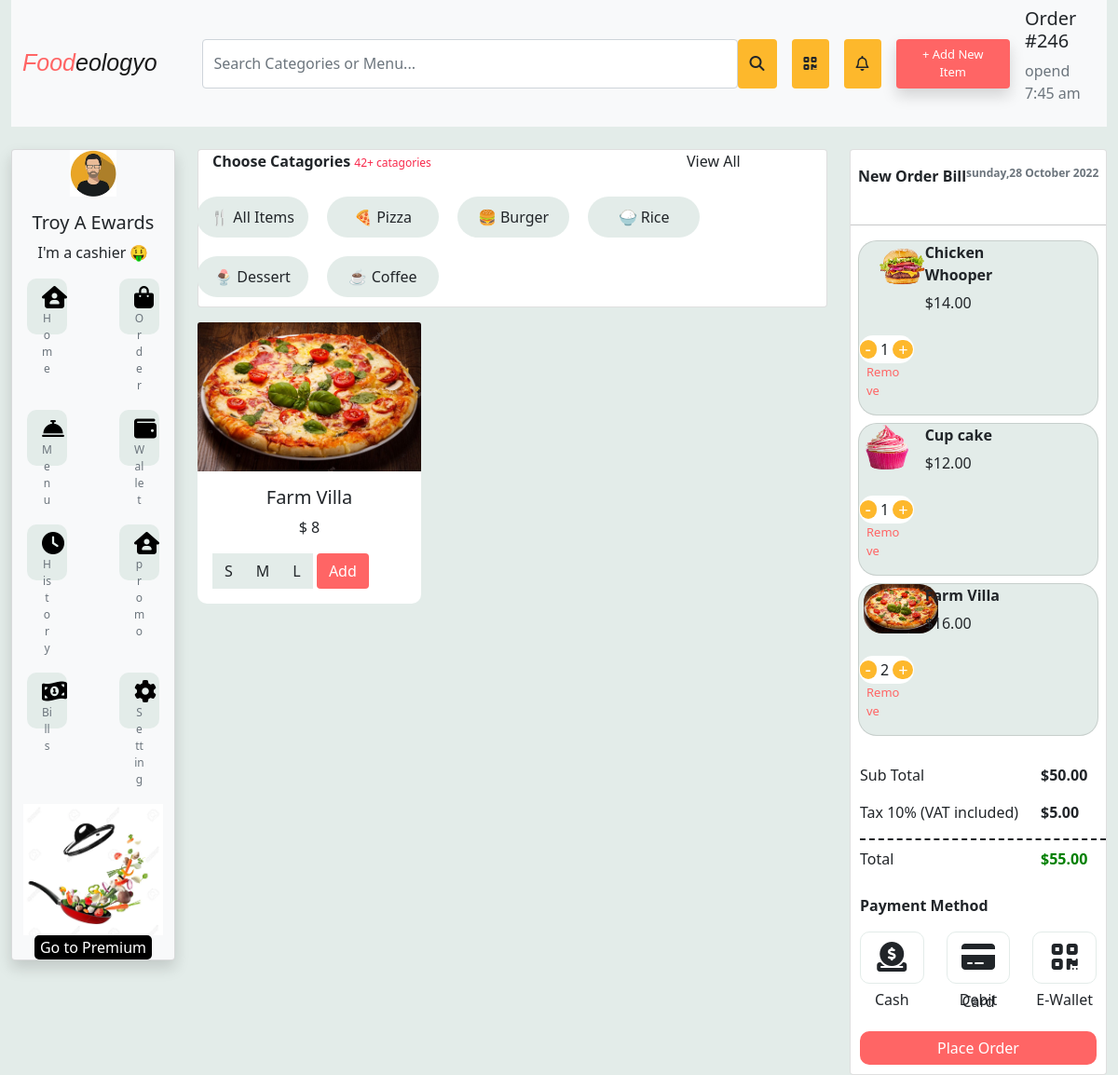
The app's page /?catagories=1 with its own data.
### food/models.py (models this page shows, shortened)
class Cat(models.Model):
    catagory= models.CharField(max_length=20)

class Item(models.Model):
    img= models.ImageField(upload_to='images')
    name= models.CharField(max_length=30)
    price= models.IntegerField()
    s_price= models.IntegerField()
    m_price= models.IntegerField()
    l_price= models.IntegerField()
    items= models.ForeignKey(Cat, on_delete=models.CASCADE)

### food/views.py (the view)
# urls.py: path("",views.index, name='index'),
def index(request):
    item_objects= Item.objects.all()
    cat= Cat.objects.all()
    CATID= request.GET.get('catagories')
    if CATID:
        item_objects= Item.objects.filter(items= CATID)
    else:
        item_objects= Item.objects.all()
    item_title= request.GET.get('search')
    if item_title != '' and item_title is not None:
        item_objects= item_objects.filter(name__icontains= item_title)
    return render(request,'food/index.html',{'item_objects':item_objects, 'cat':cat})

### food/templates/food/index.html (shortened to what this page needs)
{% load static %}
<!doctype html>
<html lang="en">
<head>
  <link href="https://cdn.jsdelivr.net/npm/bootstrap@5.1.3/dist/css/bootstrap.min.css" rel="stylesheet"
>
  <link rel="stylesheet" href="{% static 'food/css/index.css' %}">
</head>
<body>
  <div class="container-fluid">
    <nav class="navbar navbar-expand-lg navbar-light bg-light">
      <div class="container-fluid">
        <a class="navbar-brand me-5" href="{% url 'index' %}"><span class="c1"><i>Food</i></span><span
            class="c2"><i>eologyo</i></span></a>
        <div class="collapse navbar-collapse" id="navbarSupportedContent">
          <form class="d-flex">
            <input class="form-control " method="get" size="100" type="search" name="search" placeholder="Search Categories or Menu..."
              aria-label="Search">
            <button class="btn " style="background-color: #fdb82c" type="submit"><i class="fas fa-search"></i></button>
            <button class="btn mx-3" style="background-color: #fdb82c" type="submit"><i
                class="fas fa-qrcode"></i></button>
            <button class="btn " style="background-color: #fdb82c" type="submit"><i class="far fa-bell"></i></button>
            <button class="btn mx-3 shadow" style="background-color: #ff6565; color: white; font-size: 13px;width: 20%;"
              type="button">+ Add New Item</i></button>
          </form>
        </div>
        <div class="ml-5">
          <h5>Order #246</h5>
          <p class="text-muted ">opend 7:45 am</div>
        </div>
      </div>
  <br>
  <div class="container-fluid">
    <div class="row">
      <div class="col-md-2">
        <div class="card shadow  bg-light">
          <div>
            <center class="mb-3"><img class="c4" src="{% static 'food/images/avatar1.png' %}" alt=""></center>
            <center>
              <h5>Troy A Ewards</h5>
              <p>I'm a cashier 🤑</p>
            </center>
          </div>
          <div class="row mb-3">
            <div class="col-md-6">
              <div class="mx-3 ">
                <button class="btn-lg c5" type="submit">
                  <i class="fa-solid fa-house-user fa-2x"></i>
                  <div class="text-muted">
                    <p>Home</p>
                  </div>
                </button>
              </div>
            </div>
            <div class="col-md-6">
              <div class="mx-3 ">
                <button class="btn-lg c5" type="submit">
                  <i class="fa-solid fa-bag-shopping fa-2x"></i>
                    <p class="text-muted">Order</p>
                </button>
              </div>
            </div>
          </div>
          <div class="row mb-3">
            <div class="col-md-6">
              <div class="mx-3 ">
                <button class="btn-lg c5" type="submit">
                  <i class="fa-solid fa-bell-concierge fa-2x"></i>
                  <div class="text-muted">
                    <p>Menu</p>
                  </div>
                </button>
              </div>
            </div>
            <div class="col-md-6">
              <div class="mx-3 ">
                <button class="btn-lg c5" type="submit">
                  <i class="fa-solid fa-wallet fa-2x"></i>
                  <div class="text-muted">
                    <p>Wallet</p>
                  </div>
                </button>
              </div>
            </div>
          </div>
          <div class="row mb-3">
            <div class="col-md-6">
              <div class="mx-3 ">
                <button class="btn-lg c5" type="submit">
                  <i class="fa-solid fa-clock fa-2x"></i>
                  <div class="text-muted">
                    <p>History</p>
                  </div>
                </button>
              </div>
            </div>
            <div class="col-md-6">
              <div class="mx-3 ">
                <button class="btn-lg c5" type="submit">
                  <i class="fa-solid fa-house-user fa-2x"></i>
                  <div class="text-muted">
                    <p>promo</p>
                  </div>
                </button>
              </div>
            </div>
          </div>
          <div class="row mb-3">
            <div class="col-md-6">
              <div class="mx-3 ">
                <button class="btn-lg c5" type="submit">
                  <i class="fas fa-money-bill-wave-alt fa-2x"></i>
                  <div class="text-muted">
                    <p>Bills</p>
                  </div>
                </button>
              </div>
            </div>
            <div class="col-md-6">
              <div class="mx-3 ">
                <button class="btn-lg c5" type="submit">
                  <i class="fas fa-cog fa-2x"></i>
                  <div class="text-muted">
                    <p>Setting</p>
                  </div>
                </button>
              </div>
            </div>
          </div>
          <div>
            <center><img src="{% static 'food/images/pan1.png' %}" width="150px" alt=""></center>
            <center><button class="c7">Go to Premium</button></center>
          </div>
        </div>
      </div>
      <div class="col-md-7">
        <div class="row">
          <div class="col-md-12">
            <div class="card">
              <p style="font-size: 16px;padding-left: 15px;"><b>Choose Catagories</b> <span
                  style="color:rgb(248, 40, 75); font-size: 12px;">42+ catagories</span> <span class="right">View
                  All</span></p>
              <div class="row">
                <a class="btn c6" type="button" role="button" href="{% url 'index' %}">🍴 All Items </a>
                {% for ca in cat %}
                <a href="/?catagories={{ ca.id }}" class="btn c6 text-center" role="button" >{{ ca.catagory }}</a>
                {% endfor %}
              </div>
            </div>
          </div>
        </div>
        <div class="row mt-3">
          {% for item_object in item_objects %}
          <div class="col-md-4" style="margin-bottom: 20px;">
            <div class="card h-100 c8">
              <img src= "{{item_object.img.url}}" class="card-img-top" alt="...">
              <div class="card-body">
                <center>
                  <h5 class="card-title">{{ item_object.name }}</h5>
                  <p>$ {{ item_object.price }}</p>
                </center>
                <div class="btn-group c9" role="group" aria-label="Basic example">
                  <button type="button "  class="btn c22">S</button>
                  <button type="button " class="btn c22">M</button>
                  <button type="button " class="btn c22">L</button>
                </div>
                <button type="button" class="btn" style="background-color: #ff6565;color: white ;">Add</button>
              </div>
            </div>
          </div>
          {% endfor %}
        </div>
      </div>
      <div class="col-md-3">
        <div class="card">
          <p class="mt-2 p-2"><b>New Order Bill</b> <span class="right text-muted" style="font-size: 12px;"><b>sunday,28
                October 2022</b></span></p>
          <hr>
          <div class="card c11 mx-2">
            <div class="row">
              <div class="col-md-2">
                <center><img src="images/b2.2.png" alt="" width="80px"
                    style="border-radius: 20px; margin-left:5px; background: none;"></center>
              </div>
              <div class="col-md-1"></div>
              <div class="col-md-6">
                <p><b>Chicken Whooper</b></p>
                <p style="line-height: 5px;">$14.00</p>
              </div>
              <div class="col-md-3">
                <div class="bg-white mt-3 me-3 d-flex justify-content-center align-items-center"
                  style="border-radius: 50px; width: 59px; height: 30px;">
                  <div><button class="d-flex justify-content-center align-items-center"
                    style="border: none; background-color: #fdb82c; border-radius: 50px; color: white; font-size: 20px; height: 20px;">-</button></div>
                  <div class="mx-1">1</div>
                  <div><button class="d-flex justify-content-center align-items-center"
                    style="border: none; background-color: #fdb82c; border-radius: 50px; color: white; font-size: 18px; height: 20px;">+</button></div>
                </div>
                <p class="ms-2 c20" style="font-size: 13px;">Remove</p>
              </div>
            </div>
          </div>
          <div class="card my-2 mx-2 c11">
            <div class="row">
              <div class="col-md-2">
                <center><img src="images/c1.0.png" alt="" width="50px" height="50px"
                    style="border-radius: 20px; margin-left:5px; background: none;"></center>
              </div>
              <div class="col-md-1"></div>
              <div class="col-md-6">
                <p><b>Cup cake</b></p>
                <p style="line-height: 5px;">$12.00</p>
              </div>
              <div class="col-md-3">
                <div class="bg-white mt-3 me-3 d-flex justify-content-center align-items-center"
                  style="border-radius: 50px; width: 59px; height: 30px;">
                  <div><button class="d-flex justify-content-center align-items-center"
                    style="border: none; background-color: #fdb82c; border-radius: 50px; color: white; font-size: 20px; height: 20px;">-</button></div>
                  <div class="mx-1">1</div>
                  <div><button class="d-flex justify-content-center align-items-center"
                    style="border: none; background-color: #fdb82c; border-radius: 50px; color: white; font-size: 18px; height: 20px;">+</button></div>
                </div>
                <p class="ms-2 c20" style="font-size: 13px;">Remove</p>
              </div>
            </div>
          </div>
          <div class="card c11 mx-2">
            <div class="row">
              <div class="col-md-2">
                <center><img src="images/p1.png" alt="" width="80px"
                    style="border-radius: 20px; margin-left:5px; background: none;"></center>
              </div>
              <div class="col-md-1"></div>
              <div class="col-md-6">
                <p><b>Farm Villa</b></p>
                <p style="line-height: 5px;">$16.00</p>
              </div>
              <div class="col-md-3">
                <div class="bg-white mt-3 me-3 d-flex justify-content-center align-items-center"
                  style="border-radius: 50px; width: 59px; height: 30px;">
                  <div><button class="d-flex justify-content-center align-items-center"
                    style="border: none; background-color: #fdb82c; border-radius: 50px; color: white; font-size: 20px; height: 20px;">-</button></div>
                  <div class="mx-1">2</div>
                  <div><button class="d-flex justify-content-center align-items-center"
                    style="border: none; background-color: #fdb82c; border-radius: 50px; color: white; font-size: 18px; height: 20px;">+</button></div>
                </div>
                <p class="ms-2 c20" style="font-size: 13px;">Remove</p>
              </div>
            </div>
          </div>
          <div class="c14">
            <p>Sub Total <span class="price"><b>$50.00</b></span></p>
            <p>Tax 10% (VAT included) <span class="price"><b>$5.00</b></span></p>
            <div class="c15"></div>
            <p class="mt-2">Total <span class="price"><b style="color: green;">$55.00</b></span></p>
          </div>
          <div class="c16">
            <p><b>Payment Method</b></p>
            <div>
              <div class="row">
                <div class="col-md-4">
                  <p class="c17 text-center"><i class="fa-solid fa-2x fa-circle-dollar-to-slot"></i></p>
                  <p style="line-height: 2px; text-align: center;">Cash</p>
                </div>
                <div class="col-md-4">
                  <p class="c17 text-center"><i class="fa-solid fa-credit-card fa-2x"></i></p>
                  <p style="line-height: 2px; text-align: center;">Debit Card</p>
                </div>
                <div class="col-md-4">
                  <p class="c17 text-center"><i class="fa-solid fa-qrcode fa-2x"></i></p>
                  <p style="line-height: 2px; text-align: center; ">E-Wallet</p>
                </div>
              </div>
              <div>
                <button class="c19 btn">
                  Place Order
                </button>
              </div>
            </div>
          </div>
        </div>
      </div>
    </div>
  </div>
</body>
</html>

### food/static/food/css/index.css (style rules this page uses)
body { background-color: rgb(227, 236, 233); }
.c1 { color: #ff6565; font-size: 25px; font-family: Verdana, Geneva, Tahoma, sans-serif; }
.c2 { font-size: 25px; font-family: Verdana, Geneva, Tahoma, sans-serif; }
.c4 { height: 50px; width: 50px; }
.c5 { border: 0; border-radius: 10px; background-color: rgb(227, 236, 233); padding-bottom: 5px; font-size: 12px; text-align: center; height: 60px; width: 100%; }
.c7 { background-color:black; color:white; border: none; border-radius: 5px; }
.right { position: absolute; right: 0px; width: 150px; }
.c6 { border: none; background-color:rgb(227, 236, 233) ; width: 120px; padding: 10px; margin: 10px; border-radius: 50px; }
.c8 { border: none; border-radius: 10px; width: 240px; height: 200px; }
.c9 { background-color: rgb(227, 236, 233); }
.c11 { background-color:rgb(227, 236, 233) ; border-radius: 20px; }
.c14 { margin: 30px 0px 0px 10px; }
.price { position: absolute; right: 0px; width: 70px; }
.c15 { border-bottom: 2px; border-bottom-style: dashed; }
.c16 { margin: 10px; }
.c17 { border: 1px solid rgb(227, 236, 233) ; padding: 10px; border-radius: 10px; }
.c19 { background-color: #ff6565; color: white; border: none; border-radius: 10px; width: 100%; margin-top: 15px; }
.c20 { color: #ff6565; }

### records on screen
Cat: catagory "🍕 Pizza"
Cat: catagory "🍔 Burger"
Cat: catagory "🍚 Rice"
Cat: catagory "🍨 Dessert"
Cat: catagory "☕ Coffee"
Item: img (picture), name "Farm Villa", price "8"
